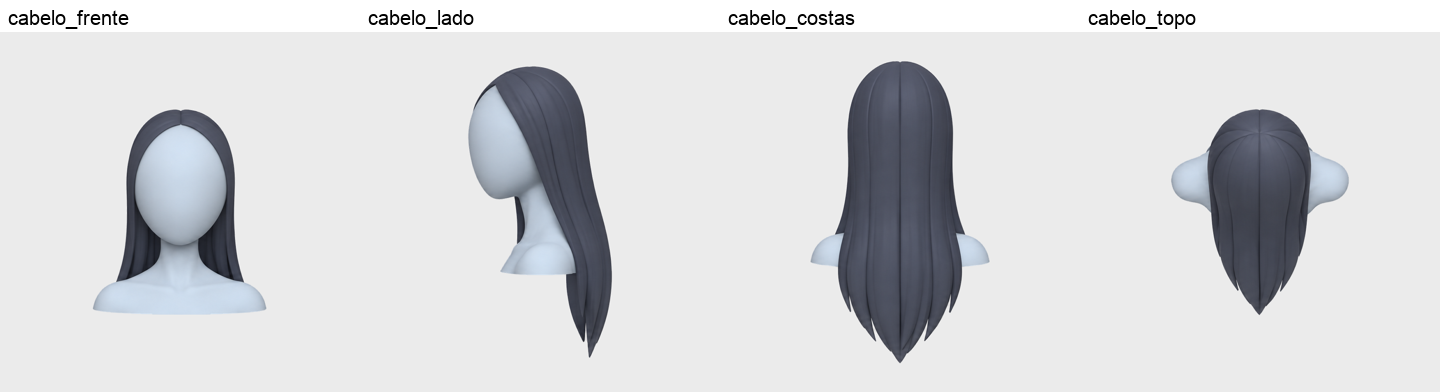
#> input picture assets/conceitos/protagonista_v2/vistas/_previa_cabelo.png, 1440 x 392 px, given in place of corpo_frente.png, which was not available
$ python conferir_recortes.py
#> lines starting #> are read from the running program, lines starting #| are printed output that depends on the picture; after the words box and inside, x2 and y2 are one past the last pixel; in counts of white or black regions, pixels touching at a corner belong together; pictures that were not available may be replaced by others from this repository, and a replacement may not be noted
"""Folha de conferência dos recortes da protagonista v2 (vistas do preparar_vistas.py, mesma escala por folha).
Mede e desenha:
- corpo (frente, perfil esquerdo, costas): altura; pescoço (linha mais estreita entre 10% e 35% da altura);
  largura dos ombros na frente e nas costas (maior largura da faixa central entre 3% e 8% da altura abaixo do
  pescoço); pés (faixa de baixo, 4% da altura): na frente e nas costas, a distância entre os centros dos dois pés e
  a largura de cada um; no perfil, o comprimento do pé e o calcanhar em relação ao eixo da cabeça;
- rosto (frente do corpo e frente do busto dos chifres): variação de tom na área do rosto (elipse no meio da
  cabeça): desvio do tom em relação a um ajuste quadrático (o sombreado suave sai) e o máximo de um passa-alta
  (tom − desfoque gaussiano de 5 px), em níveis de 0 a 255;
- chifres (frente, perfil, costas, topo): caixa de cada chifre (pixels escuros), altura e posição em relação à
  cabeça, e as medidas que precisam bater entre vistas (altura do chifre esquerdo dela na frente, nas costas e no
  perfil; distância entre os chifres na frente, nas costas e no topo; comprimento de frente para trás no perfil e no
  topo).
Diferenças em % da média das duas medidas.

Uso: uv run protagonista_v2/conferir_recortes.py   (a partir de tools/arte)
Saída: assets/previews/protagonista_v2/recortes.png e recortes.json
"""

import json
from pathlib import Path

import numpy as np
from PIL import Image, ImageDraw, ImageFont
from scipy import ndimage

ROOT = Path(__file__).resolve().parents[3]
VIEWS = ROOT / "assets/conceitos/protagonista_v2/vistas"
OUT = ROOT / "assets/previews/protagonista_v2"
BG = np.array([235, 235, 235])  # fundo do preparar_vistas.py
FONT = "/System/Library/Fonts/Supplemental/Arial.ttf"
HORN_LUM = 115  # chifre: pixels bem mais escuros que a pele (a pele na sombra fica acima de ~140)


def load(name):
#> called with name = 'corpo_frente'
    rgb = np.asarray(Image.open(VIEWS / f"{name}.png").convert("RGB")).astype(float)
    mask = np.abs(rgb - BG).max(axis=2) > 6
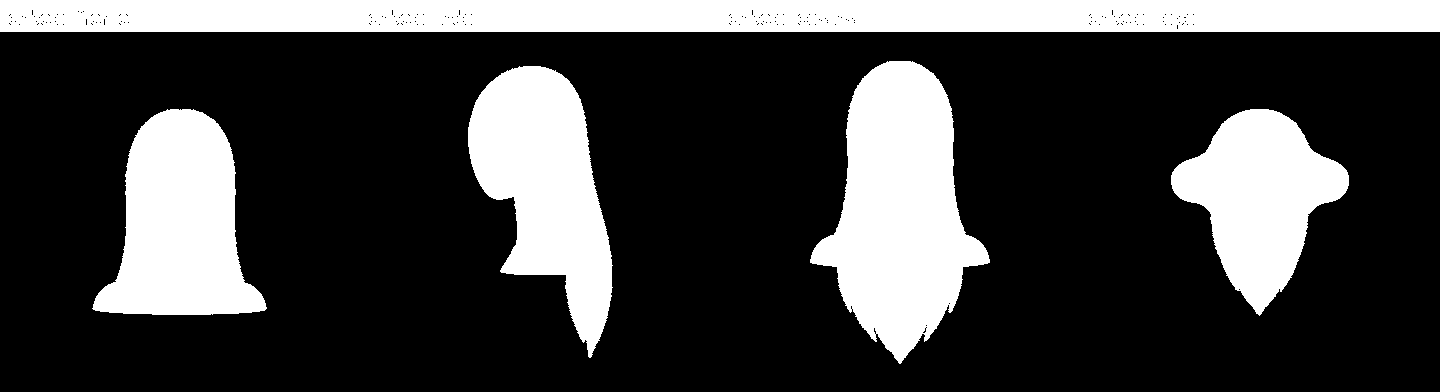
#> mask: shape (392, 1440) bool; 25.3% white; 5 white regions, box (x1, y1, x2, y2) and area: (0, 0, 1440, 32) 45839, (810, 61, 990, 364) 30831, (468, 66, 613, 358) 23825, (92, 109, 267, 315) 23056, (1171, 109, 1349, 316) 19500
    mask = ndimage.binary_opening(mask, iterations=1)
#> mask: shape (392, 1440) bool; 25.3% white; 5 white regions, box (x1, y1, x2, y2) and area: (0, 0, 1440, 32) 45835, (810, 61, 990, 364) 30809, (468, 66, 613, 358) 23822, (92, 109, 267, 315) 23052, (1171, 109, 1349, 316) 19489
    lum = rgb @ np.array([0.299, 0.587, 0.114])
    return rgb, mask, lum


def bbox(mask):
    ys, xs = np.nonzero(mask)
    return int(xs.min()), int(ys.min()), int(xs.max()) + 1, int(ys.max()) + 1


def central_run(row: np.ndarray, x: int):
    """(início, fim) do trecho contínuo da linha que contém x (ou o mais perto dele)."""
    xs = np.nonzero(row)[0]
    if not len(xs):
        return None
    if not row[x]:
        x = int(xs[np.abs(xs - x).argmin()])
    a = x
    while a > 0 and row[a - 1]:
        a -= 1
    b = x
    while b < len(row) - 1 and row[b + 1]:
        b += 1
    return a, b + 1


def pct(a, b):
    return round(abs(a - b) / ((a + b) / 2) * 100, 1)


def body(name):
    rgb, mask, lum = load(name)
    x0, y0, x1, y1 = bbox(mask)
#> x0 = 0; y0 = 0; x1 = 1440; y1 = 364
    h = y1 - y0
#> h = 364
    top = mask[y0:y0 + int(0.08 * h)]
    head_cx = int(np.nonzero(top)[1].mean())
#> head_cx = 720
    widths = {}
    for y in range(y0 + int(0.10 * h), y0 + int(0.35 * h)):
        r = central_run(mask[y], head_cx)
        if r:
            widths[y] = r[1] - r[0]
#> this loop made 91 passes
#> (x in central_run, r) on passes 26 to 37: (887, (887, 888)), (886, (886, 915)), (883, (883, 917)), (881, (881, 920)), (879, (879, 922)), (877, (877, 923)), (875, (875, 925)), (874, (874, 926)), (872, (872, 928)), (871, (871, 929)), (870, (870, 930)), (869, (869, 932))
#> after the loop, widths = 66 items
    neck = min(widths, key=widths.get)
#> neck = 61
    sh = None
    for y in range(neck + int(0.03 * h), neck + int(0.08 * h)):
        r = central_run(mask[y], head_cx)
        if r and (sh is None or r[1] - r[0] > sh[2] - sh[1]):
            sh = (y, r[0], r[1])
#> this loop made 19 passes
#> (x in central_run, sh) on passes 1 to 12: (870, (71, 870, 930)), (869, (72, 869, 932)), (868, (73, 868, 933)), (867, (74, 867, 934)), (866, (75, 866, 935)), (865, (76, 865, 936)), (864, (77, 864, 936)), (863, (78, 863, 937)), (862, (79, 862, 938)), (861, (80, 861, 939)), (861, (81, 861, 940)), (860, (82, 860, 940))
#> (x in central_run, r) on pass 17: (857, (857, 943))
    band = mask[y1 - int(0.04 * h):y1]
    labels, n = ndimage.label(band)
#> n = 2
    feet = []
    for i in range(1, n + 1):
        ys, xs = np.nonzero(labels == i)
        if len(xs) > 30:
            feet.append((int(xs.min()), int(xs.max()) + 1, float(xs.mean())))
#> after the loop, feet = [(588, 594, 589.9), (889, 911, 899.6)]
    feet.sort()
    return {"altura_px": h, "largura_px": x1 - x0, "caixa": [x0, y0, x1, y1], "eixo_cabeca_x": head_cx,
            "pescoco_y": neck, "pescoco_largura_px": widths[neck], "cabeca_altura_px": neck - y0,
            "ombros": {"y": sh[0], "x0": sh[1], "x1": sh[2], "largura_px": sh[2] - sh[1]}, "pes": feet}


# [39 lines left out: functions face, horns, not called in this run]


HAIR_LUM = 125  # cabelo azul-acinzentado escuro (~80 de tom); a pele na sombra fica acima de ~140


# [73 lines left out: functions dark_and_skin, neck_row, head_profile, sheet_boxes, to_sheet_y, hair_view, not called in this run]


def main():
    OUT.mkdir(parents=True, exist_ok=True)
    rep = {"corpo": {v: body(f"corpo_{v}") for v in ("frente", "lado", "costas")}}
#> call 2 of load, with name = 'corpo_lado'
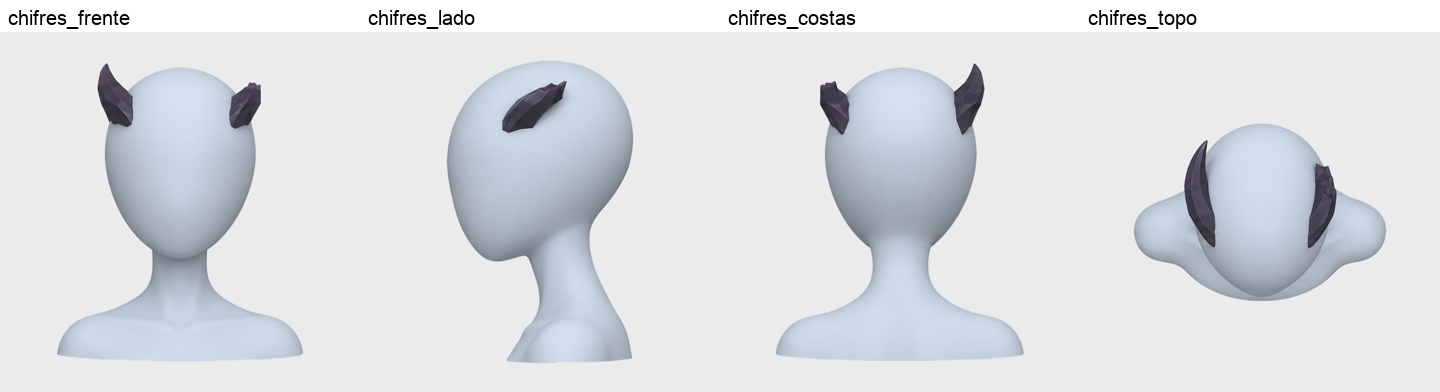
#> input picture assets/conceitos/protagonista_v2/vistas/_previa_chifres.png, 1440 x 392 px, given in place of corpo_lado.png, which was not available
#> in load (call 2), `mask = np.abs(rgb - BG).max(axis=2) > 6`:
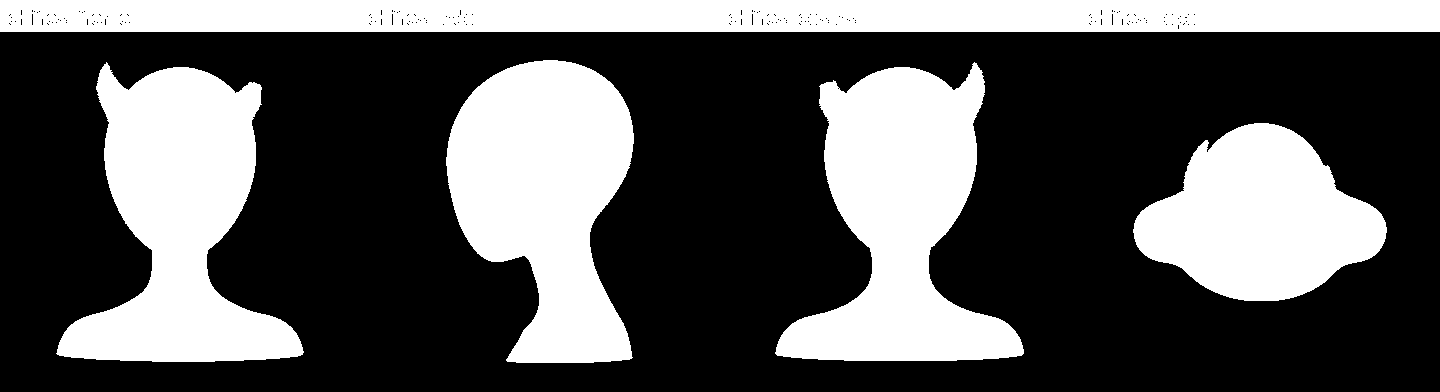
#> mask: shape (392, 1440) bool; 34.1% white; 5 white regions, box (x1, y1, x2, y2) and area: (0, 0, 1440, 32) 45763, (775, 62, 1024, 361) 39358, (56, 62, 304, 362) 39278, (446, 60, 634, 363) 38915, (1133, 123, 1387, 301) 29057
#> in load (call 2), `mask = ndimage.binary_opening(mask, iterations=1)`: mask: shape (392, 1440) bool; 34.1% white; 5 white regions, box (x1, y1, x2, y2) and area: (0, 0, 1440, 32) 45759, (775, 62, 1024, 361) 39345, (56, 63, 304, 362) 39267, (446, 60, 634, 363) 38912, (1133, 123, 1387, 301) 29055
#> the loop in body (call 2), `for y in range(y0 + int(0.10 * h), y0 + int(0.35 * h)):` made 91 passes
#> (x in central_run, r) on passes 25 to 36: (557, (543, 558)), (565, (534, 566)), (571, (528, 572)), (575, (524, 576)), (578, (519, 579)), (581, (516, 582)), (584, (513, 585)), (586, (510, 587)), (589, (507, 590)), (591, (505, 592)), (593, (503, 594)), (595, (501, 596))
#> the loop in body (call 2), `for y in range(neck + int(0.03 * h), neck + int(0.08 * h)):` made 19 passes
#> (x in central_run, sh) on passes 1, 2, 15, 16, 18: (820, (92, 820, 845)), (820, (93, 820, 984)), (626, (106, 462, 627)), (627, (107, 461, 628)), (628, (109, 460, 629))
#> (x in central_run, r) on passes 3 to 8: (620, (471, 621)), (620, (470, 621)), (621, (469, 622)), (622, (468, 623)), (622, (468, 623)), (623, (467, 624))
    c = rep["corpo"]
    hs = [c[v]["altura_px"] for v in c]
    fr, bk, sd = c["frente"], c["costas"], c["lado"]
    fsep = abs(fr["pes"][1][2] - fr["pes"][0][2]) if len(fr["pes"]) == 2 else None
    bsep = abs(bk["pes"][1][2] - bk["pes"][0][2]) if len(bk["pes"]) == 2 else None
    side_foot = sd["pes"][0] if sd["pes"] else None
    rep["corpo_comparacao"] = {
        "altura_px": dict(zip(c, hs)), "altura_dif_max_pct": pct(max(hs), min(hs)),
        "cabeca_altura_px": {v: c[v]["cabeca_altura_px"] for v in c},
        "ombros_frente_costas_px": [fr["ombros"]["largura_px"], bk["ombros"]["largura_px"]],
        "ombros_dif_pct": pct(fr["ombros"]["largura_px"], bk["ombros"]["largura_px"]),
        "pes_distancia_centros_px": [round(fsep, 1), round(bsep, 1)], "pes_distancia_dif_pct": pct(fsep, bsep),
        "pes_distancia_pct_altura": [round(fsep / fr["altura_px"] * 100, 1), round(bsep / bk["altura_px"] * 100, 1)],
        "pes_largura_px": {"frente": [f[1] - f[0] for f in fr["pes"]], "costas": [f[1] - f[0] for f in bk["pes"]]},
        "pe_perfil": {"comprimento_px": side_foot[1] - side_foot[0], "comprimento_pct_altura": round((side_foot[1] - side_foot[0]) / sd["altura_px"] * 100, 1),
                      "calcanhar_atras_do_eixo_da_cabeca_pct_altura": round((side_foot[1] - sd["eixo_cabeca_x"]) / sd["altura_px"] * 100, 1),
                      "ponta_a_frente_do_eixo_da_cabeca_pct_altura": round((sd["eixo_cabeca_x"] - side_foot[0]) / sd["altura_px"] * 100, 1)},
    }
    faces = {"corpo_frente": face("corpo_frente", fr["caixa"][1], fr["pescoco_y"], fr["eixo_cabeca_x"])}
    hb = {}
    for v, n in (("frente", 2), ("lado", 1), ("costas", 2), ("topo", 2)):
        hb[v] = horns(f"chifres_{v}", n)
    # rosto do busto: cabeça = pele acima do pescoço (linha mais estreita da metade de baixo da pele)
    _, (sx0, sy0, sx1, sy1), skin = hb["frente"]
    cx = (sx0 + sx1) // 2
    wid = {y: (lambda r: r[1] - r[0] if r else 9999)(central_run(skin[y], cx)) for y in range(sy0 + (sy1 - sy0) // 3, sy1 - (sy1 - sy0) // 6)}
    bneck = min(wid, key=wid.get)
    faces["chifres_frente"] = face("chifres_frente", sy0, bneck, cx)
    rep["rosto"] = {k: {a: b for a, b in v.items() if not a.startswith("_")} for k, v in faces.items()}

    f, s, b, t = (hb[v][0] for v in ("frente", "lado", "costas", "topo"))
    # Frente: a esquerda dela fica à direita da imagem; costas: à esquerda; perfil esquerdo: o chifre visível é o esquerdo.
    left_front, right_front = f[1], f[0]
    left_back, right_back = b[0], b[1]
    side = s[0]
    rep["chifres"] = {v: hb[v][0] for v in hb}
    rep["chifres_comparacao"] = {
        "altura_esquerdo_frente_costas_perfil_px": [left_front["altura_px"], left_back["altura_px"], side["altura_px"]],
        "altura_direito_frente_costas_px": [right_front["altura_px"], right_back["altura_px"]],
        "altura_esquerdo_frente_x_costas_dif_pct": pct(left_front["altura_px"], left_back["altura_px"]),
        "altura_direito_frente_x_costas_dif_pct": pct(right_front["altura_px"], right_back["altura_px"]),
        "altura_esquerdo_frente_x_perfil_dif_pct": pct(left_front["altura_px"], side["altura_px"]),
        "esquerdo_x_direito_na_frente_altura_dif_pct": pct(left_front["altura_px"], right_front["altura_px"]),
        "distancia_entre_centros_px": {"frente": round(abs(f[1]["centro"][0] - f[0]["centro"][0]), 1), "costas": round(abs(b[1]["centro"][0] - b[0]["centro"][0]), 1),
                                       "topo": round(abs(t[1]["centro"][0] - t[0]["centro"][0]), 1)},
        "frente_para_tras_px": {"perfil": side["largura_px"], "topo": [t[0]["altura_px"], t[1]["altura_px"]]},
    }
    cc = rep["chifres_comparacao"]
    cc["distancia_frente_x_topo_dif_pct"] = pct(cc["distancia_entre_centros_px"]["frente"], cc["distancia_entre_centros_px"]["topo"])
    cc["frente_para_tras_perfil_x_topo_dif_pct"] = pct(side["largura_px"], max(t[0]["altura_px"], t[1]["altura_px"]))
    # Cabelo
    rep["cabelo"] = {v: hair_view(f"cabelo_{v}") for v in ("frente", "lado", "costas", "topo")}
    hv = rep["cabelo"]
    # Posições na folha original (as vistas dividem escala e chão lá); tamanhos no quadro de 1024.
    boxes = dict(zip(("frente", "lado", "costas", "topo"), sheet_boxes("cabelo")))
    fig = {v: load(f"cabelo_{v}")[1] for v in boxes}
    sheet_y = {v: (lambda yy, v=v: round(float(to_sheet_y(fig[v], boxes[v], yy)), 1)) for v in boxes}
    scale_1024 = (bbox(fig["frente"])[3] - bbox(fig["frente"])[1]) / (boxes["frente"][3] - boxes["frente"][1])
    rep["cabelo_comparacao"] = {
        "nota": "posições (y) em px da folha original; tamanhos em px do quadro de 1024 (escala folha→quadro "
                f"{round(scale_1024, 3)})",
        "topo_do_cabelo_y_folha": {v: sheet_y[v](hv[v]["cabelo_caixa"][1]) for v in ("frente", "lado", "costas")},
        "fundo_do_cabelo_y_folha": {"lado": sheet_y["lado"](hv["lado"]["cabelo_caixa"][3]), "costas": sheet_y["costas"](hv["costas"]["cabelo_caixa"][3]),
                                    "frente_visivel": sheet_y["frente"](hv["frente"]["cabelo_caixa"][3])},
        "comprimento_lado_x_costas_dif_pct": pct(hv["lado"]["cabelo_caixa"][3] - hv["lado"]["cabelo_caixa"][1],
                                                 hv["costas"]["cabelo_caixa"][3] - hv["costas"]["cabelo_caixa"][1]),
        "largura_px": {"frente": hv["frente"]["cabelo_largura_px"], "costas": hv["costas"]["cabelo_largura_px"], "topo": hv["topo"]["cabelo_largura_px"]},
        "largura_frente_x_costas_dif_pct": pct(hv["frente"]["cabelo_largura_px"], hv["costas"]["cabelo_largura_px"]),
        "largura_costas_x_topo_dif_pct": pct(hv["costas"]["cabelo_largura_px"], hv["topo"]["cabelo_largura_px"]),
        "frente_para_tras_px": {"lado": hv["lado"]["cabelo_largura_px"], "topo": hv["topo"]["cabelo_altura_px"]},
        "frente_para_tras_lado_x_topo_dif_pct": pct(hv["lado"]["cabelo_largura_px"], hv["topo"]["cabelo_altura_px"]),
    }
    # Proporção da cabeça nas três folhas (vista de frente): largura máxima ÷ (topo ao queixo). Nas carecas é direta;
    # no cabelo o alto está coberto: o perfil da cabeça do corpo é ajustado às bordas visíveis (queixo fixo, só a
    # altura livre). O mesmo ajuste nos chifres (careca) mostra o erro do método.
    profs = {"corpo": head_profile(load("corpo_frente")[1], None, head_frac=0.18)}
    for sheet_name, lum_max in (("chifres", HORN_LUM), ("cabelo", HAIR_LUM)):
        mask, dark, skin = dark_and_skin(f"{sheet_name}_frente", lum_max)
        strict = dark_and_skin(f"{sheet_name}_frente", lum_max, strict=True)[2]
        profs[sheet_name] = head_profile(skin, dark, top=bbox(strict)[1])
        profs[sheet_name]["_skin"] = skin
    heads = {}
    for k, pr in profs.items():
        h = pr["queixo_y"] - pr["topo"]
        entry = {x: pr[x] for x in ("topo", "mais_larga_y", "largura_max", "pescoco_y", "queixo_y")}
        entry["_cx"] = pr["cx"]
        if k == "cabelo":
            hair_top = rep["cabelo"]["frente"]["cabelo_caixa"][1]
            entry["topo_e_a_linha_do_cabelo"] = True
            entry["topo_do_cabelo_y"] = hair_top
            entry["rosto_visivel_largura_sobre_altura"] = round(pr["largura_max"] / h, 3)
            entry["ate_o_topo_do_cabelo_largura_sobre_altura"] = round(pr["largura_max"] / (pr["queixo_y"] - hair_top), 3)
        else:
            entry["largura_sobre_altura"] = round(pr["largura_max"] / h, 3)
        heads[k] = entry
    rep["cabeca_proporcao"] = heads
    cc2 = rep["cabelo_comparacao"]
    cc2["queixo_frente_y_folha"] = sheet_y["frente"](heads["cabelo"]["queixo_y"])
    tops = cc2["topo_do_cabelo_y_folha"]
    cc2["topo_do_cabelo_dif_max_px_folha"] = round(max(tops.values()) - min(tops.values()), 1)
    head_h_sheet = cc2["queixo_frente_y_folha"] - tops["frente"]
    cc2["topo_do_cabelo_dif_max_pct_da_cabeca"] = round(cc2["topo_do_cabelo_dif_max_px_folha"] / head_h_sheet * 100, 1)
    fb = cc2["fundo_do_cabelo_y_folha"]
    cc2["fundo_lado_x_costas_px_folha"] = round(abs(fb["lado"] - fb["costas"]), 1)
    clean = json.loads(json.dumps({k: v for k, v in rep.items()}, default=lambda o: None))
    for v in clean["cabeca_proporcao"].values():
        v.pop("_cx", None)
    (OUT / "recortes.json").write_text(json.dumps(clean, indent=2, ensure_ascii=False) + "\n")
    sheet(rep, faces)
    print(json.dumps({k: rep[k] for k in ("cabelo_comparacao", "cabeca_proporcao")}, indent=1, ensure_ascii=False))


# [143 lines left out: functions tile, sheet, not called in this run]


if __name__ == "__main__":
#> (the run stopped early here; a loop or call above may not have finished)
